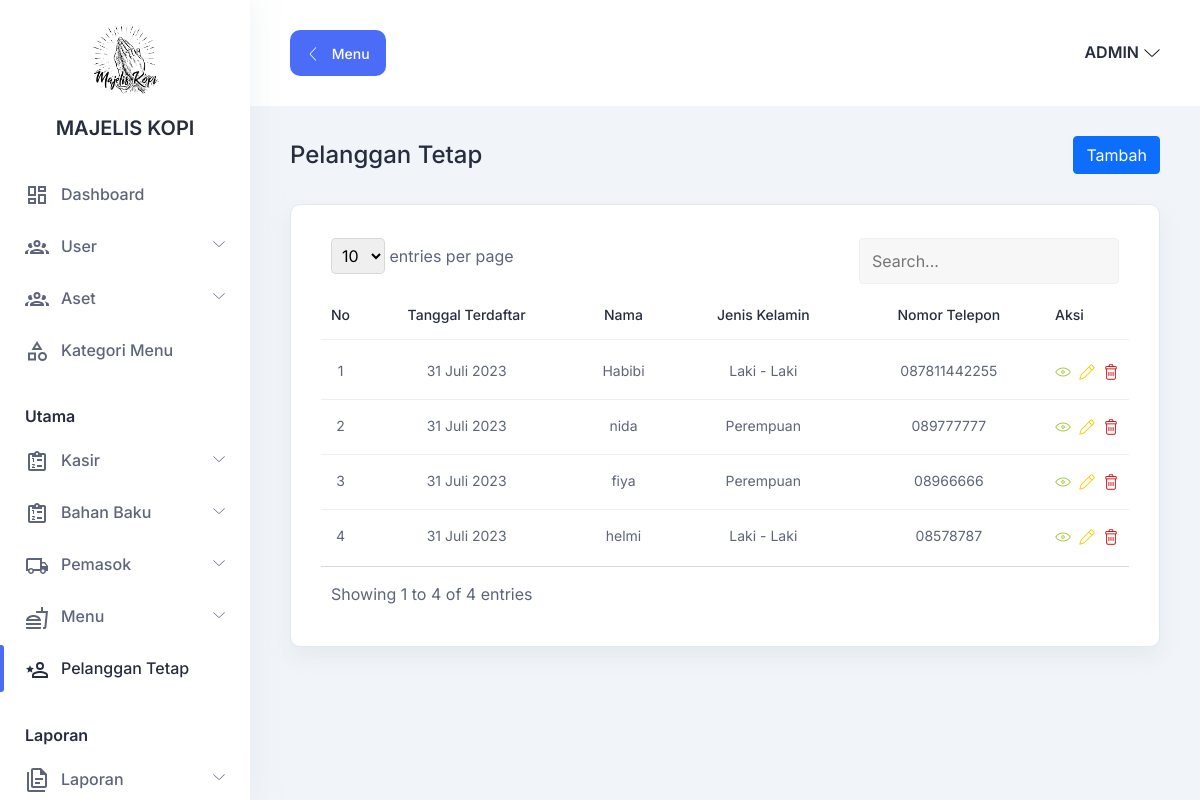
Screenshot of /index.php?h1=pelanggan (signed in) with the database file from the repository.
### tables this page shows
CREATE TABLE `pelanggan`(
    `id` BIGINT UNSIGNED AUTO_INCREMENT,
    `nama` VARCHAR(255),
    `nomor_telepon` VARCHAR(255),
    `email` VARCHAR(255),
    `jenis_kelamin` VARCHAR(255),
    `tanggal_terdaftar` DATE,
    PRIMARY KEY (`id`) 
);

### database/connection.php (called while the page is built, shortened)
<?php
function indonesiaDate($date)
{
  $tanggal = explode('-', $date)[2];
  $bulan = explode('-', $date)[1];
  $tahun = explode('-', $date)[0];
  return $tanggal . ' ' . MONTH_IN_INDONESIA[$bulan - 1] . ' ' . $tahun;
}

### halaman/pelanggan/index.php (the view, shortened to what this page needs)
<section class="table-components">
    <div class="container-fluid">
        <div class="title-wrapper pt-30">
            <div class="row align-items-center">
                <div class="col">
                    <div class="title mb-30">
                        <h3>Pelanggan Tetap</h3>
                    </div>
                </div>
                <div class="col-auto">
                    <?php if ($_SESSION['user']['status'] == 'KASIR') : ?>
                        <a href="?h=tambah_pelanggan" class="btn btn-primary mb-30">Tambah</a>
                    <?php else : ?>
                        <a href="?h1=tambah_pelanggan" class="btn btn-primary mb-30">Tambah</a>
                    <?php endif; ?>
                </div>
            </div>
        </div>
        <div class="tables-wrapper">
            <div class="row">
                <div class="col-lg-12">
                    <div class="card-style mb-30">
                        <div class="table-responsive">
                            <table id="table" class="table">
                                <thead>
                                    <tr>
                                        <th class="text-center fit">
                                            <h6>No</h6>
                                        </th>
                                        <th class="text-center">
                                            <h6>Tanggal Terdaftar</h6>
                                        </th>
                                        <th class="text-center">
                                            <h6>Nama</h6>
                                        </th>
                                        <th class="text-center">
                                            <h6>Jenis Kelamin</h6>
                                        </th>
                                        <th class="text-center">
                                            <h6>Nomor Telepon</h6>
                                        </th>
                                        <th class="fit">
                                            <h6>Aksi</h6>
                                        </th>
                                    </tr>
                                </thead>
                                <?php
                                $result = $conn->query("SELECT * FROM pelanggan ORDER BY tanggal_terdaftar");
                                $no = 1;
                                ?>
                                <tbody>
                                    <?php if ($result->num_rows) : ?>
                                        <?php while ($row = $result->fetch_assoc()) : ?>
                                            <tr>
                                                <td class="text-center fit">
                                                    <p><?= $no++; ?></p>
                                                </td>
                                                <td class="text-center">
                                                    <p><?= indonesiaDate($row['tanggal_terdaftar']); ?></p>
                                                </td>
                                                <td class="text-center">
                                                    <p><?= $row['nama']; ?></p>
                                                </td>
                                                <td class="text-center">
                                                    <p><?= $row['jenis_kelamin']; ?></p>
                                                </td>
                                                <td class="text-center">
                                                    <p><?= $row['nomor_telepon']; ?></p>
                                                </td>
                                                <td class="d-flex gap-2">
                                                    <?php if ($_SESSION['user']['status'] == 'KASIR') : ?>
                                                        <div class="action">
                                                            <a href="?h=lihat_pelanggan&id=<?= $row['id']; ?>" class="text-info">
                                                                <i class="lni lni-eye"></i>
                                                            </a>
                                                        </div>
                                                        <div class="action">
                                                            <a href="?h=ubah_pelanggan&id=<?= $row['id']; ?>" class="text-warning">
                                                                <i class="lni lni-pencil"></i>
                                                            </a>
                                                        </div>
                                                        <div class="action">
                                                            <a onclick="return confirm('Yakin?')" href="?h=hapus_pelanggan&id=<?= $row['id']; ?>" class="text-danger">
                                                                <i class="lni lni-trash-can"></i>
                                                            </a>
                                                        </div>
                                                    <?php else : ?>
                                                        <div class="action">
                                                            <a href="?h1=lihat_pelanggan&id=<?= $row['id']; ?>" class="text-info">
                                                                <i class="lni lni-eye"></i>
                                                            </a>
                                                        </div>
                                                        <div class="action">
                                                            <a href="?h1=ubah_pelanggan&id=<?= $row['id']; ?>" class="text-warning">
                                                                <i class="lni lni-pencil"></i>
                                                            </a>
                                                        </div>
                                                        <div class="action">
                                                            <a onclick="return confirm('Yakin?')" href="?h1=hapus_pelanggan&id=<?= $row['id']; ?>" class="text-danger">
                                                                <i class="lni lni-trash-can"></i>
                                                            </a>
                                                        </div>
                                                    <?php endif; ?>
                                                </td>
                                            </tr>
                                        <?php endwhile; ?>
                                    <?php else : ?>
                                        <tr>
                                            <td class="text-center" colspan="5">Data Kosong</td>
                                        </tr>
                                    <?php endif; ?>
                                </tbody>
                            </table>
                        </div>
                    </div>
                </div>
            </div>
        </div>
    </div>
</section>

### assets/css/fullcalendar.css (style rules this page uses)
:root { --fc-daygrid-event-dot-width: 8px; }
:root { --fc-list-event-dot-width: 10px; --fc-list-event-hover-bg-color: #f5f5f5; }

### assets/css/datatable.css (style rules this page uses)
.dataTable-table { max-width: 100%; width: 100%; border-spacing: 0; border-collapse: separate; }
.dataTable-table > tbody > tr > td, .dataTable-table > tbody > tr > th, .dataTable-table > tfoot > tr > td, .dataTable-table > tfoot > tr > th, .dataTable-table > thead > tr > td, .dataTable-table > thead > tr > th { vertical-align: top; padding: 8px 10px; }
.dataTable-table > thead > tr > th { vertical-align: bottom; text-align: left; border-bottom: 1px solid #d9d9d9; }
.dataTable-table th { vertical-align: bottom; text-align: left; }

### index.php (style rules this page uses)
.fit { width: 1%; white-space: nowrap; }

### rows the page displays
pelanggan: tanggal_terdaftar "31 Juli 2023", nama "Habibi", jenis_kelamin "Laki - Laki", nomor_telepon "087811442255"
pelanggan: tanggal_terdaftar "31 Juli 2023", nama "nida", jenis_kelamin "Perempuan", nomor_telepon "089777777"
pelanggan: tanggal_terdaftar "31 Juli 2023", nama "fiya", jenis_kelamin "Perempuan", nomor_telepon "08966666"
pelanggan: tanggal_terdaftar "31 Juli 2023", nama "helmi", jenis_kelamin "Laki - Laki", nomor_telepon "08578787"
